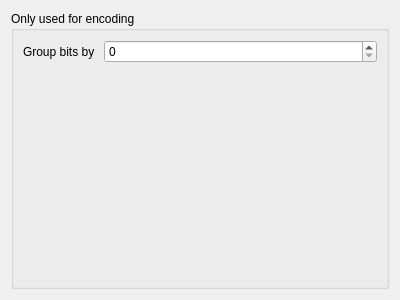
<?xml version="1.0" encoding="UTF-8"?>
<ui version="4.0">
<comment>
  * Released as open source by NCC Group Plc - http://www.nccgroup.com/
  *
  * Developed by Gabriel Caudrelier, gabriel dot caudrelier at nccgroup dot com
  *
  * https://github.com/nccgroup/pip3line
  *
  * Released under AGPL see LICENSE for more information
</comment>
 <class>BinaryWidget</class>
 <widget class="QWidget" name="BinaryWidget">
  <property name="geometry">
   <rect>
    <x>0</x>
    <y>0</y>
    <width>400</width>
    <height>300</height>
   </rect>
  </property>
  <property name="windowTitle">
   <string>Form</string>
  </property>
  <layout class="QVBoxLayout" name="verticalLayout">
   <item>
    <widget class="QGroupBox" name="groupBox">
     <property name="title">
      <string>Only used for encoding</string>
     </property>
     <layout class="QFormLayout" name="formLayout">
      <item row="0" column="0">
       <widget class="QLabel" name="groupLabel">
        <property name="text">
         <string>Group bits by </string>
        </property>
       </widget>
      </item>
      <item row="0" column="1">
       <widget class="QSpinBox" name="groupBySpinBox">
        <property name="maximum">
         <number>512</number>
        </property>
       </widget>
      </item>
     </layout>
    </widget>
   </item>
  </layout>
 </widget>
 <resources/>
 <connections/>
</ui>
